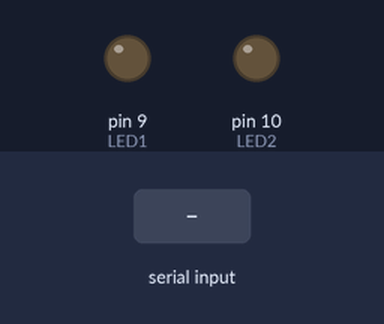
Bench run of a sketch on a simulated Arduino Uno, built with avr-gcc and run on an emulated ATmega328P. Shown: output pins drawn as LEDs (lit = HIGH). The inputs (shaded band) are chosen by the test bench.

Above: at 1.2 s.
1.3 s: "A" received over the second serial link
At 1.9 s:
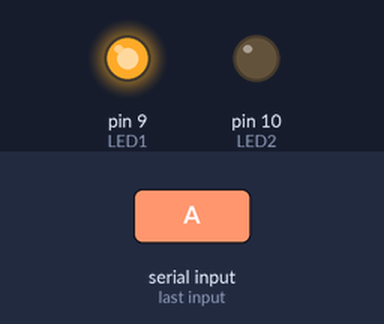
2.8 s: "B" received over the second serial link
At 3.1 s:
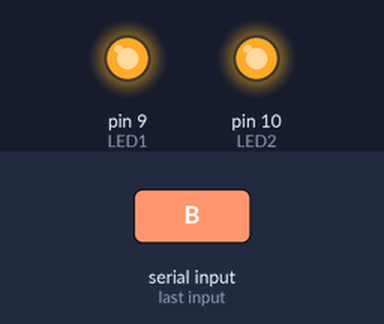
4.3 s: "A" received over the second serial link
At 5.4 s:
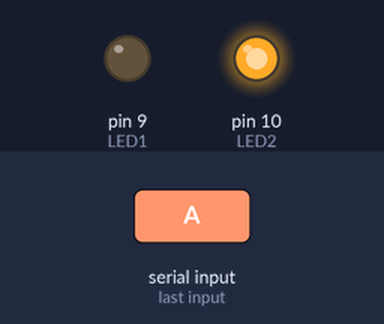
Timing chart, 0 to 7.3 s (numbered marks = the images above; inputs shaded):
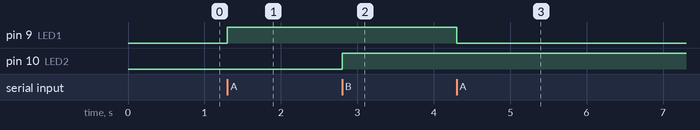

Measured:
- after the input at 1.3 s, pin 9 (LED1): LOW → HIGH at once
- after the input at 2.8 s, pin 10 (LED2): LOW → HIGH at once
- after the input at 4.3 s, pin 9 (LED1): HIGH → LOW at once

The sketch:

CH_20_05.ino
```cpp
#include <SoftwareSerial.h>

// SoftwareSerial(RX, TX) 형식으로 블루투스 모듈과 교차하여 연결
SoftwareSerial BTSerial(2, 3);
int LED1 = 9;        // LED 연결 핀
int LED2 = 10;

boolean state1 = false;     // 현재 LED의 상태
boolean state2 = false;

void setup()
{
  BTSerial.begin(9600);     // 블루투스 연결 초기화

  pinMode(LED1, OUTPUT);    // LED 연결 핀을 출력으로 설정
  pinMode(LED2, OUTPUT);
  digitalWrite(LED1, LOW);    // LED는 꺼진 상태로 시작
  digitalWrite(LED1, LOW);
}

void loop()
{
  if (BTSerial.available()){      // 마스터로부터 데이터 수신
    char ch = BTSerial.read();

    if(ch == 'A'){        // ‘A’를 수신한 경우 첫 번째 LED 반전
      state1 = !state1;
      digitalWrite(LED1, state1);
    }
    else if(ch == 'B'){     // ‘B’를 수신한 경우 두 번째 LED 반전
      state2 = !state2;
      digitalWrite(LED2, state2);
    }
  }
}
```
